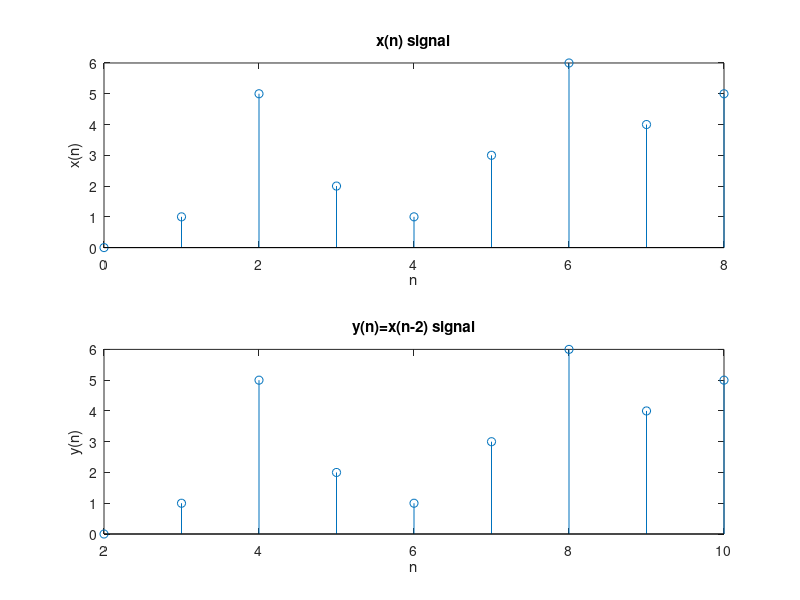

Write the MATLAB code that produced this figure.
%Shifting a non-function Discrete-time signal
n = 0:8;
x = [0 1 5 2 1 3 6 4 5];
subplot(2,1,1);
stem(n,x); 
title('x(n) signal');
xlabel('n');
ylabel('x(n)');
m=n+2; y=x;
subplot(2,1,2);
stem(m,y);
title('y(n)=x(n-2) signal');
xlabel('n'); ylabel('y(n)');